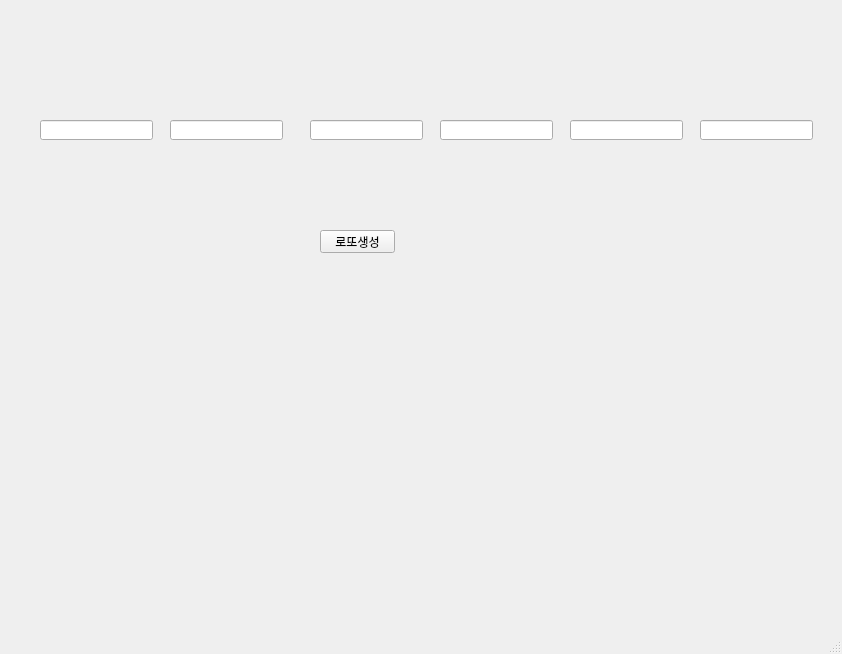
<?xml version="1.0" encoding="UTF-8"?>
<ui version="4.0">
 <class>MainWindow</class>
 <widget class="QMainWindow" name="MainWindow">
  <property name="geometry">
   <rect>
    <x>0</x>
    <y>0</y>
    <width>842</width>
    <height>654</height>
   </rect>
  </property>
  <property name="windowTitle">
   <string>MainWindow</string>
  </property>
  <widget class="QWidget" name="centralwidget">
   <widget class="QLineEdit" name="lineEdit_1">
    <property name="geometry">
     <rect>
      <x>40</x>
      <y>120</y>
      <width>113</width>
      <height>20</height>
     </rect>
    </property>
    <property name="text">
     <string/>
    </property>
   </widget>
   <widget class="QLineEdit" name="lineEdit_2">
    <property name="geometry">
     <rect>
      <x>170</x>
      <y>120</y>
      <width>113</width>
      <height>20</height>
     </rect>
    </property>
    <property name="text">
     <string/>
    </property>
   </widget>
   <widget class="QLineEdit" name="lineEdit_3">
    <property name="geometry">
     <rect>
      <x>310</x>
      <y>120</y>
      <width>113</width>
      <height>20</height>
     </rect>
    </property>
    <property name="text">
     <string/>
    </property>
   </widget>
   <widget class="QLineEdit" name="lineEdit_4">
    <property name="geometry">
     <rect>
      <x>440</x>
      <y>120</y>
      <width>113</width>
      <height>20</height>
     </rect>
    </property>
   </widget>
   <widget class="QLineEdit" name="lineEdit_5">
    <property name="geometry">
     <rect>
      <x>570</x>
      <y>120</y>
      <width>113</width>
      <height>20</height>
     </rect>
    </property>
   </widget>
   <widget class="QPushButton" name="btn1">
    <property name="geometry">
     <rect>
      <x>320</x>
      <y>230</y>
      <width>75</width>
      <height>23</height>
     </rect>
    </property>
    <property name="text">
     <string>로또생성</string>
    </property>
   </widget>
   <widget class="QLineEdit" name="lineEdit_6">
    <property name="geometry">
     <rect>
      <x>700</x>
      <y>120</y>
      <width>113</width>
      <height>20</height>
     </rect>
    </property>
   </widget>
  </widget>
  <widget class="QMenuBar" name="menubar">
   <property name="geometry">
    <rect>
     <x>0</x>
     <y>0</y>
     <width>842</width>
     <height>21</height>
    </rect>
   </property>
  </widget>
  <widget class="QStatusBar" name="statusbar"/>
 </widget>
 <resources/>
 <connections/>
</ui>
